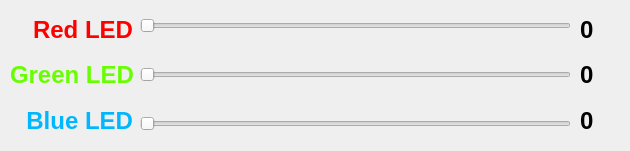
<?xml version="1.0" encoding="UTF-8"?>
<ui version="4.0">
 <class>Dialog</class>
 <widget class="QDialog" name="Dialog">
  <property name="geometry">
   <rect>
    <x>0</x>
    <y>0</y>
    <width>630</width>
    <height>151</height>
   </rect>
  </property>
  <property name="windowTitle">
   <string>Dialog</string>
  </property>
  <widget class="QWidget" name="">
   <property name="geometry">
    <rect>
     <x>10</x>
     <y>10</y>
     <width>123</width>
     <height>131</height>
    </rect>
   </property>
   <layout class="QVBoxLayout" name="verticalLayout">
    <item>
     <widget class="QLabel" name="red_label">
      <property name="text">
       <string>&lt;html&gt;&lt;head/&gt;&lt;body&gt;&lt;p&gt;&lt;span style=&quot; font-size:18pt; font-weight:600; color:#ff0000;&quot;&gt;Red LED&lt;/span&gt;&lt;/p&gt;&lt;/body&gt;&lt;/html&gt;</string>
      </property>
      <property name="alignment">
       <set>Qt::AlignRight|Qt::AlignTrailing|Qt::AlignVCenter</set>
      </property>
     </widget>
    </item>
    <item>
     <widget class="QLabel" name="green_label">
      <property name="text">
       <string>&lt;html&gt;&lt;head/&gt;&lt;body&gt;&lt;p&gt;&lt;span style=&quot; font-size:18pt; font-weight:600; color:#67ff00;&quot;&gt;Green LED&lt;/span&gt;&lt;/p&gt;&lt;/body&gt;&lt;/html&gt;</string>
      </property>
      <property name="alignment">
       <set>Qt::AlignRight|Qt::AlignTrailing|Qt::AlignVCenter</set>
      </property>
     </widget>
    </item>
    <item>
     <widget class="QLabel" name="blue_label">
      <property name="text">
       <string>&lt;html&gt;&lt;head/&gt;&lt;body&gt;&lt;p&gt;&lt;span style=&quot; font-size:18pt; font-weight:600; color:#00b7ff;&quot;&gt;Blue LED&lt;/span&gt;&lt;/p&gt;&lt;/body&gt;&lt;/html&gt;</string>
      </property>
      <property name="alignment">
       <set>Qt::AlignRight|Qt::AlignTrailing|Qt::AlignVCenter</set>
      </property>
     </widget>
    </item>
   </layout>
  </widget>
  <widget class="QWidget" name="">
   <property name="geometry">
    <rect>
     <x>140</x>
     <y>-10</y>
     <width>431</width>
     <height>171</height>
    </rect>
   </property>
   <layout class="QGridLayout" name="gridLayout">
    <item row="0" column="0">
     <widget class="QSlider" name="red_slider">
      <property name="maximum">
       <number>255</number>
      </property>
      <property name="singleStep">
       <number>0</number>
      </property>
      <property name="orientation">
       <enum>Qt::Horizontal</enum>
      </property>
     </widget>
    </item>
    <item row="1" column="0">
     <widget class="QSlider" name="green_slider">
      <property name="maximum">
       <number>255</number>
      </property>
      <property name="orientation">
       <enum>Qt::Horizontal</enum>
      </property>
     </widget>
    </item>
    <item row="2" column="0">
     <widget class="QSlider" name="blue_slider">
      <property name="maximum">
       <number>255</number>
      </property>
      <property name="orientation">
       <enum>Qt::Horizontal</enum>
      </property>
     </widget>
    </item>
   </layout>
  </widget>
  <widget class="QWidget" name="">
   <property name="geometry">
    <rect>
     <x>580</x>
     <y>10</y>
     <width>41</width>
     <height>131</height>
    </rect>
   </property>
   <layout class="QGridLayout" name="gridLayout_2">
    <item row="0" column="0">
     <widget class="QLabel" name="red_value">
      <property name="text">
       <string>&lt;html&gt;&lt;head/&gt;&lt;body&gt;&lt;p&gt;&lt;span style=&quot; font-size:18pt; font-weight:600;&quot;&gt;0&lt;/span&gt;&lt;/p&gt;&lt;/body&gt;&lt;/html&gt;</string>
      </property>
     </widget>
    </item>
    <item row="1" column="0">
     <widget class="QLabel" name="green_value">
      <property name="text">
       <string>&lt;html&gt;&lt;head/&gt;&lt;body&gt;&lt;p&gt;&lt;span style=&quot; font-size:18pt; font-weight:600;&quot;&gt;0&lt;/span&gt;&lt;/p&gt;&lt;/body&gt;&lt;/html&gt;</string>
      </property>
     </widget>
    </item>
    <item row="2" column="0">
     <widget class="QLabel" name="blue_value">
      <property name="text">
       <string>&lt;html&gt;&lt;head/&gt;&lt;body&gt;&lt;p&gt;&lt;span style=&quot; font-size:18pt; font-weight:600;&quot;&gt;0&lt;/span&gt;&lt;/p&gt;&lt;/body&gt;&lt;/html&gt;</string>
      </property>
     </widget>
    </item>
   </layout>
  </widget>
 </widget>
 <resources/>
 <connections/>
</ui>
